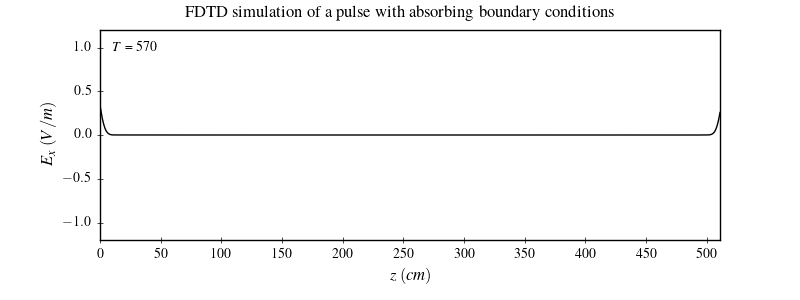

The script that saved this image:
#!/usr/bin/env julia
# File: fd1d_1_2.jl
# Name: D.Saravanan
# Date: 24/02/2025

""" Simulation of a pulse with absorbing boundary conditions """

import PyPlot as plt

plt.matplotlib.style.use("classic")
plt.matplotlib.style.use("../pyplot.mplstyle")


function visualize(ns::Int, nx::Int, ex::Vector{Float64})::Nothing
    fig, ax = plt.subplots(figsize=(8,3), gridspec_kw=Dict("hspace" => 0.2))
    fig.suptitle(raw"FDTD simulation of a pulse with absorbing boundary conditions")
    ax.plot(ex, color="black", linewidth=1)
    ax.set(xlim=(0, nx-1), ylim=(-1.2, 1.2))
    ax.set(xticks=0:round(Int, div(nx,10)/10)*10:nx)
    ax.set(xlabel=raw"$z\;(cm)$", ylabel=raw"$E_x\;(V/m)$")
    ax.text(0.02, 0.90, raw"$T$ = "*"$ns", transform=ax.transAxes)
    plt.subplots_adjust(bottom=0.2, hspace=0.45)
    plt.savefig("fd1d_1_2.png", dpi=100)
end


function gaussian(t::Int32, t0::Int, sigma::Float64)::Float64
    return exp(-0.5 * ((t - t0)/sigma)^2)
end


function main()

    nx::Int = 512  # number of grid points
    ns::Int = 570  # number of time steps

    ex = zeros(Float64, nx)
    hy = zeros(Float64, nx)

    bc = zeros(Float64, 4)

    for t in Int32.(1:ns)
        # calculate the Ex field
        @views ex[2:nx] .+= 0.5 .* (hy[1:nx-1] .- hy[2:nx])
        # put a Gaussian pulse in the middle
        ex[div(nx,2)+1] = gaussian(t, 40, 12.0)
        # absorbing boundary conditions
        ex[1], bc[1], bc[2] = bc[1], bc[2], ex[2]
        ex[nx], bc[4], bc[3] = bc[4], bc[3], ex[nx-1]
        # calculate the Hy field
        @views hy[1:nx-1] .+= 0.5 .* (ex[1:nx-1] .- ex[2:nx])
    end

    visualize(ns, nx, ex)
end


if abspath(PROGRAM_FILE) == @__FILE__
    main()
end
